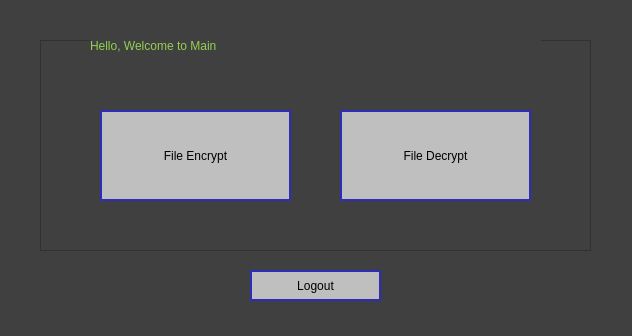
<?xml version="1.0" encoding="UTF-8"?>
<ui version="4.0">
 <class>Dialog</class>
 <widget class="QDialog" name="Dialog">
  <property name="geometry">
   <rect>
    <x>0</x>
    <y>0</y>
    <width>632</width>
    <height>336</height>
   </rect>
  </property>
  <property name="windowTitle">
   <string>Dialog</string>
  </property>
  <property name="styleSheet">
   <string notr="true">background-color: rgb(64, 64, 64);</string>
  </property>
  <widget class="QLabel" name="title">
   <property name="geometry">
    <rect>
     <x>90</x>
     <y>20</y>
     <width>451</width>
     <height>51</height>
    </rect>
   </property>
   <property name="styleSheet">
    <string notr="true">font: 75 30pt &quot;나눔명조 ExtraBold&quot;;

color: rgb(146, 208, 80);
background-color: rgb(64, 64, 64);</string>
   </property>
   <property name="text">
    <string>Hello, Welcome to Main</string>
   </property>
  </widget>
  <widget class="QPushButton" name="btn_logout">
   <property name="geometry">
    <rect>
     <x>250</x>
     <y>270</y>
     <width>131</width>
     <height>31</height>
    </rect>
   </property>
   <property name="styleSheet">
    <string notr="true">font: 75 11pt &quot;나눔명조 ExtraBold&quot;;

border: 1.7px solid rgb(45, 45, 185);
background-color: rgb(191, 191, 191);</string>
   </property>
   <property name="text">
    <string>Logout</string>
   </property>
   <property name="checkable">
    <bool>false</bool>
   </property>
  </widget>
  <widget class="QPushButton" name="btn_push_1">
   <property name="geometry">
    <rect>
     <x>100</x>
     <y>110</y>
     <width>191</width>
     <height>91</height>
    </rect>
   </property>
   <property name="styleSheet">
    <string notr="true">font: 75 18pt &quot;나눔명조 ExtraBold&quot;;

border: 1.7px solid rgb(45, 45, 185);
background-color: rgb(191, 191, 191);</string>
   </property>
   <property name="text">
    <string>File Encrypt</string>
   </property>
   <property name="checkable">
    <bool>false</bool>
   </property>
  </widget>
  <widget class="QPushButton" name="btn_push_2">
   <property name="geometry">
    <rect>
     <x>340</x>
     <y>110</y>
     <width>191</width>
     <height>91</height>
    </rect>
   </property>
   <property name="styleSheet">
    <string notr="true">font: 75 18pt &quot;나눔명조 ExtraBold&quot;;

border: 1.7px solid rgb(45, 45, 185);
background-color: rgb(191, 191, 191);</string>
   </property>
   <property name="text">
    <string>File Decrypt</string>
   </property>
   <property name="checkable">
    <bool>false</bool>
   </property>
  </widget>
  <widget class="QGraphicsView" name="graphicsView">
   <property name="geometry">
    <rect>
     <x>40</x>
     <y>40</y>
     <width>551</width>
     <height>211</height>
    </rect>
   </property>
  </widget>
  <zorder>graphicsView</zorder>
  <zorder>title</zorder>
  <zorder>btn_logout</zorder>
  <zorder>btn_push_1</zorder>
  <zorder>btn_push_2</zorder>
 </widget>
 <resources/>
 <connections/>
</ui>
